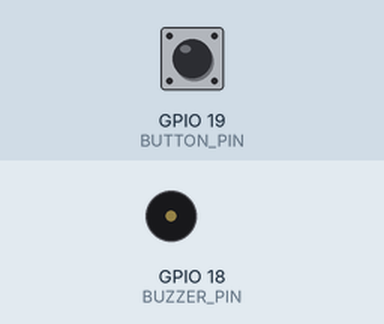
A program run on a simulated ESP32. Parts: buzzer (waves = sounding, pin HIGH). The test bench sets the inputs (shaded band); at power-on: GPIO 19 (BUTTON_PIN) HIGH. WiFi joins after 1.5 s; servers stay silent unless stated; what the program prints to the serial monitor is not drawn.

Above: at 2.7 s.
2.8 s: GPIO 19 (BUTTON_PIN) pulled LOW for 0.15 s
At 3.2 s:
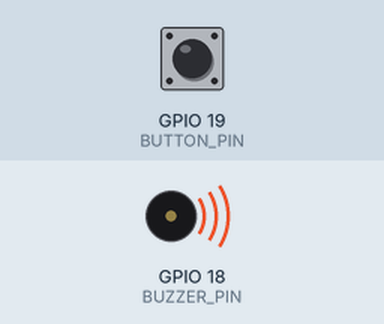
6.3 s: GPIO 19 (BUTTON_PIN) pulled LOW for 1 s
At 8.2 s:
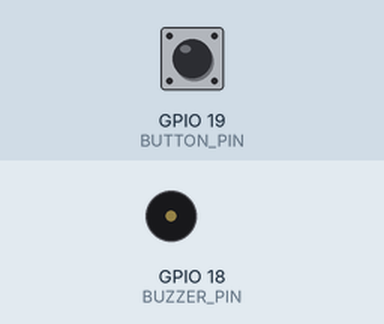
Timing chart, 0 to 9.7 s (numbered marks = the images above; inputs shaded):
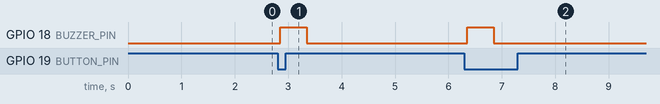

The program:

main.cpp
```cpp
#include <Arduino.h>
#include <WiFi.h>
#include <WebSocketsClient.h>
#include <ArduinoJson.h>

#define BUTTON_PIN  19
#define BUZZER_PIN  18
#define BUZZER_ID   1

const char*    SSID             = "WAVLINK-N";
const char*    PASSWORD         = "EETL899003eb";
const char*    WS_HOST          = "192.168.10.168";
const uint16_t WS_PORT          = 8080;
const unsigned long BUZZER_MS   = 500;
const unsigned long ANSWER_WINDOW_MS = 7000;

// ── Mode ──────────────────────────────────────────────────────
enum Mode { BUZZ_MODE, ANSWER_MODE, VOTE_MODE };
Mode currentMode = BUZZ_MODE;

// ── State ─────────────────────────────────────────────────────
WebSocketsClient ws;
bool wsConnected = false;

bool buzzerActive      = false;
unsigned long buzzerStartMs = 0;

// Hardware debounce
bool          lastRawState    = HIGH;
bool          debouncing      = false;
unsigned long debounceStart   = 0;
unsigned long lastPressMs     = 0;
const unsigned long DEBOUNCE_MS      = 50;
const unsigned long MIN_PRESS_GAP_MS = 300;

int  pressCount        = 0;
unsigned long answerStartMs = 0;

// ── Helpers ───────────────────────────────────────────────────

void sendJson(JsonDocument& doc) {
  char buf[128];
  serializeJson(doc, buf);
  ws.sendTXT(buf);
  Serial.printf("TX: %s\n", buf);
}

void enterAnswerMode() {
  currentMode   = ANSWER_MODE;
  pressCount    = 0;
  answerStartMs = millis();
  Serial.println("→ ANSWER_MODE (7 s window)");
}

void sendAnswer() {
  if (wsConnected) {
    StaticJsonDocument<128> doc;
    doc["buzzer_id"] = BUZZER_ID;
    doc["type"]      = "answer";
    doc["selection"] = pressCount;
    sendJson(doc);
  }
  currentMode = BUZZ_MODE;
  pressCount  = 0;
  Serial.println("→ BUZZ_MODE");
}

// ── WebSocket events ──────────────────────────────────────────

void onWsEvent(WStype_t type, uint8_t* payload, size_t length) {
  switch (type) {
    case WStype_CONNECTED:
      wsConnected = true;
      Serial.println("WebSocket connected.");
      break;

    case WStype_DISCONNECTED:
      wsConnected = false;
      currentMode = BUZZ_MODE;
      Serial.println("WebSocket disconnected. Will retry…");
      break;

    case WStype_TEXT: {
      StaticJsonDocument<128> doc;
      if (deserializeJson(doc, payload, length)) break;
      const char* msgType = doc["type"] | "";
      if (strcmp(msgType, "your_turn") == 0) {
        enterAnswerMode();
      } else if (strcmp(msgType, "vote_start") == 0) {
        currentMode = VOTE_MODE;
        Serial.println("→ VOTE_MODE (silent presses)");
      } else if (strcmp(msgType, "vote_end") == 0) {
        if (currentMode == VOTE_MODE) {
          currentMode = BUZZ_MODE;
          Serial.println("→ BUZZ_MODE (vote ended)");
        }
      }
      break;
    }

    case WStype_ERROR:
      Serial.println("WebSocket error.");
      break;

    default:
      break;
  }
}

// ── WiFi ──────────────────────────────────────────────────────

void connectWiFi() {
  if (WiFi.status() == WL_CONNECTED) return;
  Serial.printf("Connecting to %s…\n", SSID);
  WiFi.begin(SSID, PASSWORD);
  while (WiFi.status() != WL_CONNECTED) {
    delay(500);
    Serial.print(".");
  }
  Serial.printf("\nConnected. IP: %s\n", WiFi.localIP().toString().c_str());
}

// ── Setup ─────────────────────────────────────────────────────

void setup() {
  Serial.begin(115200);
  pinMode(BUTTON_PIN, INPUT_PULLUP);
  pinMode(BUZZER_PIN, OUTPUT);
  digitalWrite(BUZZER_PIN, LOW);

  connectWiFi();
  ws.begin(WS_HOST, WS_PORT, "/");
  ws.onEvent(onWsEvent);
  ws.setReconnectInterval(3000);
}

// ── Loop ──────────────────────────────────────────────────────

void loop() {
  if (WiFi.status() != WL_CONNECTED) connectWiFi();
  ws.loop();

  // Non-blocking buzzer off
  if (buzzerActive && millis() - buzzerStartMs >= BUZZER_MS) {
    digitalWrite(BUZZER_PIN, LOW);
    buzzerActive = false;
  }

  // Non-blocking hardware debounce
  bool rawState = digitalRead(BUTTON_PIN);
  if (!debouncing && lastRawState == HIGH && rawState == LOW) {
    // Falling edge detected — start debounce timer
    debouncing    = true;
    debounceStart = millis();
  }
  lastRawState = rawState;

  bool justPressed = false;
  if (debouncing && (millis() - debounceStart >= DEBOUNCE_MS)) {
    debouncing = false;
    if (digitalRead(BUTTON_PIN) == LOW) {          // still LOW after 50 ms → real press
      unsigned long now = millis();
      if (now - lastPressMs >= MIN_PRESS_GAP_MS) { // enforce 300 ms gap
        justPressed = true;
        lastPressMs = now;
      }
    }
  }

  if (currentMode == BUZZ_MODE) {
    if (justPressed) {
      // Sound buzzer
      digitalWrite(BUZZER_PIN, HIGH);
      buzzerActive  = true;
      buzzerStartMs = millis();

      // Send buzz message
      if (wsConnected) {
        StaticJsonDocument<128> doc;
        doc["buzzer_id"] = BUZZER_ID;
        doc["type"]      = "buzz";
        doc["timestamp"] = millis();
        sendJson(doc);
      } else {
        Serial.println("Button pressed but WebSocket not connected.");
      }
    }

  } else if (currentMode == ANSWER_MODE) {
    if (justPressed && pressCount < 4) {
      pressCount++;
      Serial.printf("Press %d/4\n", pressCount);
    }

    if (millis() - answerStartMs >= ANSWER_WINDOW_MS) {
      sendAnswer();
    }

  } else { // VOTE_MODE — silent presses, no buzzer
    if (justPressed && wsConnected) {
      StaticJsonDocument<128> doc;
      doc["buzzer_id"] = BUZZER_ID;
      doc["type"]      = "buzz";
      doc["timestamp"] = millis();
      sendJson(doc);
      Serial.println("Vote press (silent).");
    }
  }
}
```

Measured:
- after the input at 2.8 s, GPIO 18 (BUZZER_PIN): LOW → HIGH after 0.05 s, → LOW 0.50 s later
- after the input at 6.3 s, GPIO 18 (BUZZER_PIN): LOW → HIGH after 0.05 s, → LOW 0.50 s later
